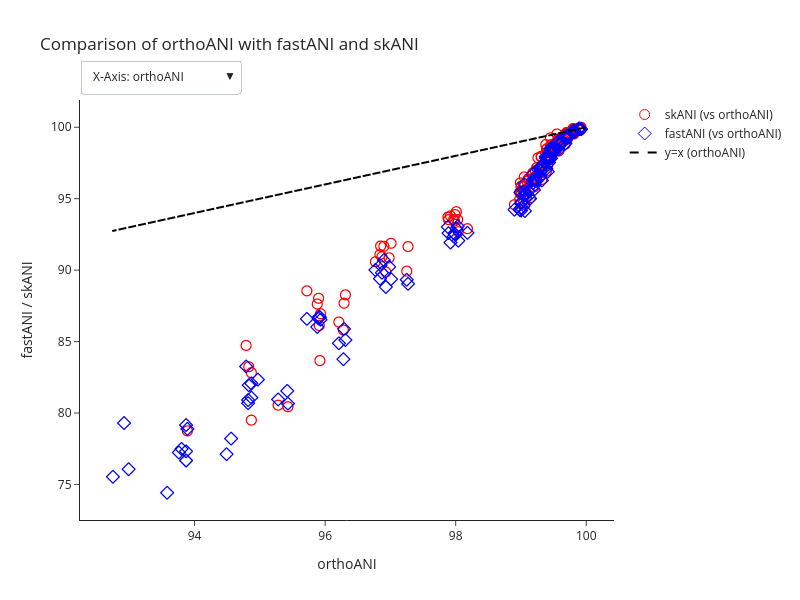

Here is the notebook cell this chart was saved with:
### Code cell
fig = go.Figure()

minvalue = combo_ANI_ortho_df['orthoANI'].min()
usabley = combo_ANI_ortho_df[combo_ANI_ortho_df['skANI']!='nan']['skANI']

# Create traces for orthoANI x-axis (set 1)
# skANI trace with orthoANI as x
fig.add_trace(go.Scattergl(
    name='skANI (vs orthoANI)',
    x=combo_ANI_ortho_df['orthoANI'],
    y=usabley.astype(float),
    mode='markers',
    marker=dict(symbol='circle-open', size=10, color='red', opacity=1),
    text= combo_ANI_ortho_df['Query'] + ' vs ' + combo_ANI_ortho_df['Reference'] +
         '<br>orthoANI: ' + combo_ANI_ortho_df['orthoANI'].round(2).astype(str) +
         '<br>skANI: ' + combo_ANI_ortho_df['skANI'].astype(str),
    hoverinfo='text',
    visible=True
))

# fastANI trace with orthoANI as x
fig.add_trace(go.Scattergl(
    name='fastANI (vs orthoANI)',
    x=combo_ANI_ortho_df['orthoANI'],
    y=combo_ANI_ortho_df['fastANI'],
    mode='markers',
    marker=dict(symbol='diamond-open', size=10, color='blue', opacity=1, line=dict(width=1,color='red')),
    text=combo_ANI_ortho_df['Query'] + ' vs ' + combo_ANI_ortho_df['Reference'] +
         '<br>orthoANI: ' + combo_ANI_ortho_df['orthoANI'].round(2).astype(str) +
         '<br>fastANI: ' + combo_ANI_ortho_df['fastANI'].round(2).astype(str),
    hoverinfo='text',
    visible=True
))

# Add bisector line for orthoANI
fig.add_trace(go.Scattergl(
    name='y=x (orthoANI)',
    x=[minvalue, 100],
    y=[minvalue, 100],
    mode='lines',
    line=dict(color='black', width=2, dash='dash'),
    hoverinfo='none',
    visible=True
))



fig.add_trace(go.Scattergl(
    name='skANI (vs mutation rate)',
    x=combo_ANI_ortho_df['predicted'],
    y=usabley.astype(float),
    mode='markers',
    marker=dict(symbol='circle-open', size=10, color='red', opacity=1),
    text= combo_ANI_ortho_df['Query'] + ' vs ' + combo_ANI_ortho_df['Reference'] +
         '<br>Mutation rate: ' + combo_ANI_ortho_df['predicted'].astype(str) +
         '<br>skANI: ' + combo_ANI_ortho_df['skANI'].astype(str),
    hoverinfo='text',
    visible=False
))

# fastANI trace with mutarray as x
fig.add_trace(go.Scattergl(
    name='fastANI (vs mutation rate)',
    # x=[inverted_mut_array[idx] if idx is not None and idx < len(inverted_mut_array) else None 
    #    for idx in combo_ANI_ortho_df['mut_idx']],
    x= combo_ANI_ortho_df['predicted'],
    y=combo_ANI_ortho_df['fastANI'],
    mode='markers',
    marker=dict(symbol='diamond-open', size=10, color='blue', opacity=1, line=dict(width=1,color='red')),
    text=combo_ANI_ortho_df['Query'] + ' vs ' + combo_ANI_ortho_df['Reference'] +
         '<br>Mutation rate: ' + combo_ANI_ortho_df['predicted'].astype(str)+
         '<br>fastANI: ' + combo_ANI_ortho_df['fastANI'].round(2).astype(str),
    hoverinfo='text',
    visible=False
))

# Add trend line for mutation rates
fig.add_trace(go.Scattergl(
    name='y=x (mutation rate)',
    x=[min(inverted_mut_array), 100],
    y=[min(inverted_mut_array), 100],
    mode='lines',
    line=dict(color='black', width=2, dash='dash'),
    hoverinfo='none',
    visible=False
))

# Add dropdown menu
fig.update_layout(
    updatemenus=[
        dict(
            buttons=list([
                dict(
                    args=[{'visible': [True, True, True, False, False, False]},
                          {'xaxis.title': 'orthoANI',
                           'title': 'Comparison of orthoANI with fastANI and skANI'}],
                    label="X-Axis: orthoANI",
                    method="update"
                ),
                dict(
                    args=[{'visible': [False, False, False, True, True, True]},
                          {'xaxis.title': 'Mutation Rate',
                           'title': 'Comparison of Mutation Rate with fastANI and skANI'}],
                    label="X-Axis: Mutation Rate",
                    method="update"
                )
            ]),
            direction="down",
            pad={"r": 10, "t": 10},
            showactive=True,
            x=0,
            xanchor="left",
            y=1.12,
            yanchor="top"
        ),
    ],
    title='Comparison of orthoANI with fastANI and skANI',
    xaxis_title='orthoANI',
    yaxis_title='fastANI / skANI',
    showlegend=True,
    template='simple_white',
    hovermode='closest',
    width=800,
    height=600
)

fig.show(renderer='jupyterlab')

### Figure 1 — Plotly figure (JSON) as saved in the notebook; plotly's stock layout.template omitted (floating-point values rounded to 4 significant figures; data arrays with more than 128 entries replaced by an {"elided": "..."} marker saying what was removed)
{"data": [{"hoverinfo": "text", "marker": {"color": "red", "opacity": 1, "size": 10, "symbol": "circle-open"}, "mode": "markers", "name": "skANI (vs orthoANI)", "text": {"elided": "153 str values"}, "type": "scattergl", "visible": true, "x": {"elided": "153 float values"}, "y": {"elided": "153 float values"}}, {"hoverinfo": "text", "marker": {"color": "blue", "line": {"color": "red", "width": 1}, "opacity": 1, "size": 10, "symbol": "diamond-open"}, "mode": "markers", "name": "fastANI (vs orthoANI)", "text": {"elided": "153 str values"}, "type": "scattergl", "visible": true, "x": {"elided": "153 float values"}, "y": {"elided": "153 float values"}}, {"hoverinfo": "none", "line": {"color": "black", "dash": "dash", "width": 2}, "mode": "lines", "name": "y=x (orthoANI)", "type": "scattergl", "visible": true, "x": [92.75, 100], "y": [92.75, 100]}, {"hoverinfo": "text", "marker": {"color": "red", "opacity": 1, "size": 10, "symbol": "circle-open"}, "mode": "markers", "name": "skANI (vs mutation rate)", "text": {"elided": "153 str values"}, "type": "scattergl", "visible": false, "x": {"elided": "153 float values"}, "y": {"elided": "153 float values"}}, {"hoverinfo": "text", "marker": {"color": "blue", "line": {"color": "red", "width": 1}, "opacity": 1, "size": 10, "symbol": "diamond-open"}, "mode": "markers", "name": "fastANI (vs mutation rate)", "text": {"elided": "153 str values"}, "type": "scattergl", "visible": false, "x": {"elided": "153 float values"}, "y": {"elided": "153 float values"}}, {"hoverinfo": "none", "line": {"color": "black", "dash": "dash", "width": 2}, "mode": "lines", "name": "y=x (mutation rate)", "type": "scattergl", "visible": false, "x": [90, 100], "y": [90, 100]}], "layout": {"height": 600, "hovermode": "closest", "showlegend": true, "title": {"text": "Comparison of orthoANI with fastANI and skANI"}, "updatemenus": [{"buttons": [{"args": [{"visible": [true, true, true, false, false, false]}, {"title": "Comparison of orthoANI with fastANI and skANI", "xaxis.title": "orthoANI"}], "label": "X-Axis: orthoANI", "method": "update"}, {"args": [{"visible": [false, false, false, true, true, true]}, {"title": "Comparison of Mutation Rate with fastANI and skANI", "xaxis.title": "Mutation Rate"}], "label": "X-Axis: Mutation Rate", "method": "update"}], "direction": "down", "pad": {"r": 10, "t": 10}, "showactive": true, "x": 0, "xanchor": "left", "y": 1.12, "yanchor": "top"}], "width": 800, "xaxis": {"title": {"text": "orthoANI"}}, "yaxis": {"title": {"text": "fastANI / skANI"}}}}
